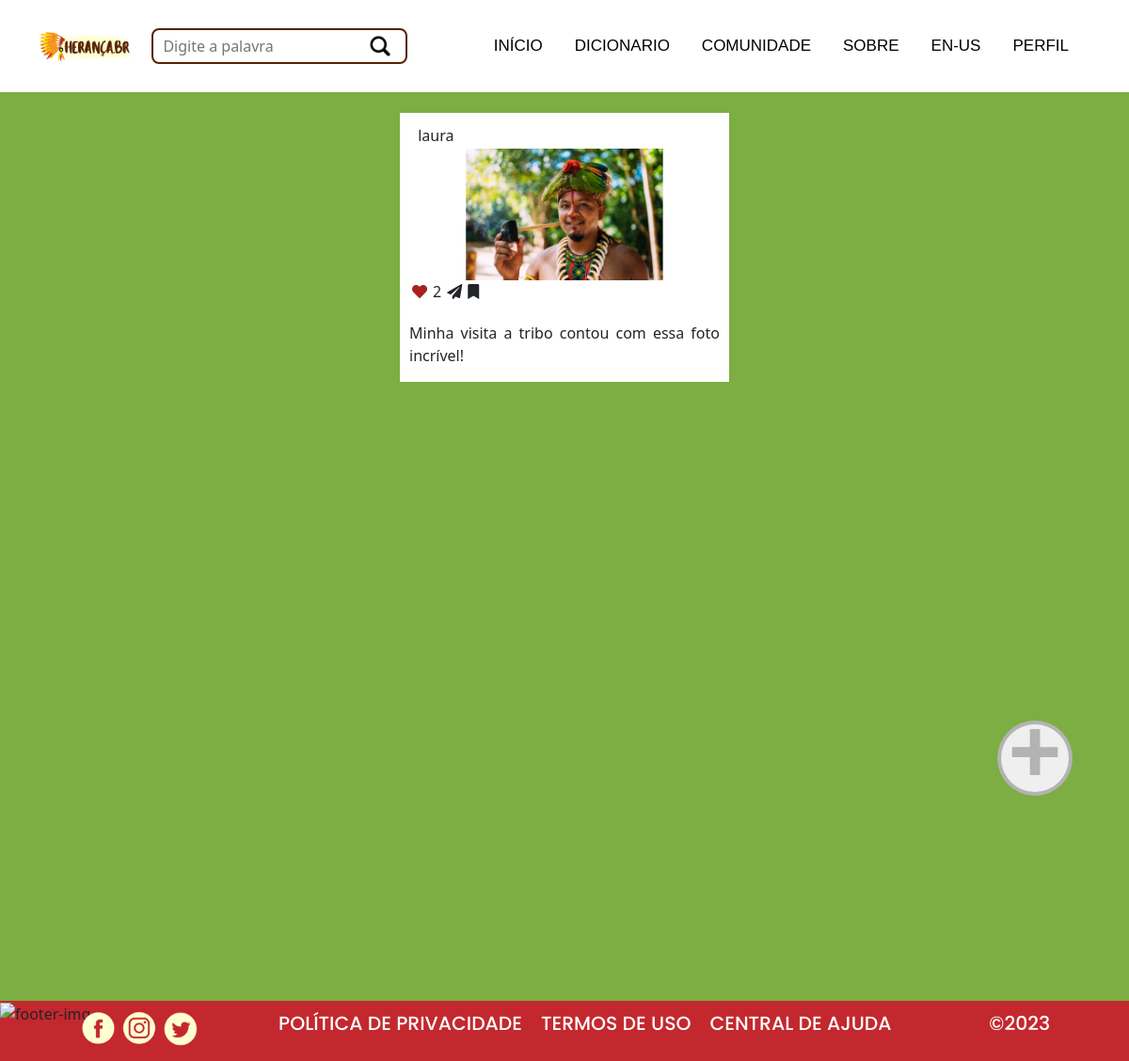
The app's page /community/ (signed in) with its own data.
### heranca/models.py (models this page shows, shortened)
class Post(models.Model):
    author = models.ForeignKey(User, on_delete=models.CASCADE)
    image = models.ImageField(upload_to='Posts/cover/%Y/%m/%d/', blank=True, null=True)
    description = models.CharField(max_length=255)
    is_public = models.BooleanField(default=True)
    likes_count = models.PositiveIntegerField(default=0)
    likes = models.ManyToManyField(User, related_name='liked_posts', blank=True)
    is_liked = models.BooleanField(default=False)

### heranca/views.py (the view)
# urls.py: path('community/', views.community, name="community"),
@login_required(login_url=reverse_lazy('account_login'))
def community(request):
    if request.method == 'POST':
        form = NewPost(request.POST, request.FILES)
        if form.is_valid():
            post = form.save(commit=False)
            post.author = request.user
            post.is_public = True
            post.save()
            return redirect('community')
    else:
        form = NewPost()
    user = request.user
    posts = Post.objects.filter(is_public=True)
    liked_posts = {}
    for post in posts:
        liked_posts[post.id] = user.is_authenticated and post.likes.filter(id=user.id).exists()
    return render(request, 'heranca/pages/community.html', {
        'page_title': _("Community"),
        'posts': posts,
        'liked_posts': liked_posts,
        'form': form,
    })

### heranca/forms.py
class NewPost(forms.ModelForm):
    class Meta:
        model = Post
        fields = ['image', 'description']

### templates/heranca/pages/community.html (shortened to what this page needs)
{% extends "base_heranca.html" %}
{% load static %}
{% load i18n %}
{% block content %}
<main class="main-width ">
    <section class="community-posts">
        {% for post in posts %}
            <div class="{% if post.image %}post-with-img{% else %}post{% endif %}
            ">
                <div class="post-author">
                    <div class="post-author-name" >{{post.author}}</div>
                </div>
                {% if post.image %}
                    <div class="post-img">
                        <img src="{{post.image.url}} "alt="post-img">
                    </div>
                    <div class="post-media">
                        <div class="post-like" >
                            <form method="post" action="{% url 'like_post' post.id %}">
                                <button type="submit" class="like-button" data-post-id="{{ post.id }}">
                                    {% if post.is_liked %}
                                    <i class="liked-red fa fa-heart" aria-hidden="true"></i>
                                    {% else %}
                                    <i class="fa fa-heart" aria-hidden="true"></i>
                                    {% endif %}
                                </button>
                            </form>
                        </div>
                        <div class="post-like">
                            <span class="likes-count" id="likes-count-{{ post.id }}">
                                {{ post.likes_count }}</span>
                        </div>
                        <div class="post-share" ><i class="fa fa-paper-plane" aria-hidden="true"></i></div>
                        <div class="post-keep" ><i class="fa fa-bookmark" aria-hidden="true"></i></div>
                    </div>
                    <div class="post-description">
                        {{post.description}}
                    </div>
                {% endif %}
            </div>
        {% endfor %}
    </section>
</main>
<button id="add-post" class="fixed-button">&plus;</button>
{% endblock content %}

### base_static/heranca/css/stylesmatheus.css (style rules this page uses)
* { margin: 0px; padding: 0px; box-sizing: border-box; }
.main-width { margin: auto; min-width: 100px; max-width: 1100px; padding: 0 20px; }
#add-post { display: flex; align-items: center; justify-content: center; padding-bottom: 20px; border-radius: 50%; width: 80px; height: 80px; text-align: center; position: fixed; bottom: 25%; right: 60px; font-size: 100px; font-weight: 600; color: rgba(100, 100, 100, 0.431); border: 4px solid rgba(100, 100, 100, 0.431); }
.community-posts { display: grid; grid-template-columns: repeat(auto-fit, minmax(345px,1fr)); gap: 12px; justify-content: space-evenly; align-items: start; justify-items: center; padding: 20px 0; margin-bottom: 60%; }
.post-with-img { overflow-y: scroll; background-color: rgb(255, 255, 255); padding: 10px; width: 350px; margin: 2px; }
.post-author { width: 100%; padding: 2px 0; display: flex; justify-content: space-evenly; align-items: center; }
.post-img { display: flex; justify-content: center; align-items: center; overflow: hidden; width: 100%; height: 140px; }
.post-img img { height: 100%; }
.post-media { width: 100%; display: flex; justify-content: space-evenly; align-items: center; padding-bottom: 14px; }
.post-media > div { margin: 0 3px; }
.like-button { border: none; background-color: transparent; }
.post-description { margin: 6px 0; text-align: justify; width: 100%; }
.liked-red { color: #A82020 !important; }

### records on screen
Post: author "laura", image (picture), is_liked True (drawn), likes_count "2", description "Minha visita a tribo contou com essa foto incrível!"
